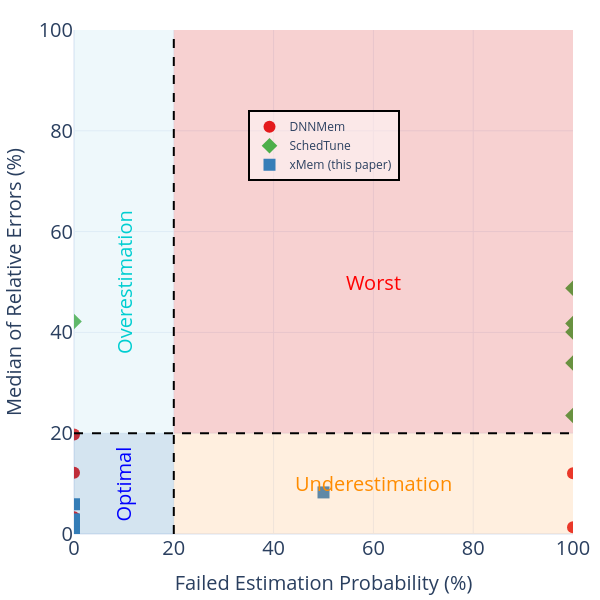

This figure's notebook cell:
### Code cell
fig = e_plot.llm_plot_probability_estimation_vs_error_scatter_diagram_model_base(
    title="Evaluation-Comparison of Success Rate vs Relative Error-SGD",
    data_dir=project_base,
    image_size=(800, 800),
    title_font_size=35,
    legend_font_size=30,
    tickfont_size=25,
    quadrant_font_size=40,
    marker_size=16,
    view_mode=True
)
fig.show()

### Figure 1 — Plotly figure (JSON) as saved in the notebook; plotly's stock layout.template omitted (floating-point values rounded to 4 significant figures)
{"data": [{"customdata": [[2, 0], [0, 2], [0, 1], [0, 2], [2, 0], [0, 1]], "hovertemplate": "tool=DNNMem<br>Failed Estimation Probability  (%)=%{x}<br>Relative Error (%)=%{y}<br>Correct_Estimation_False_Count=%{customdata[0]}<br>Correct_Estimation_True_Count=%{customdata[1]}<extra></extra>", "legendgroup": "DNNMem", "marker": {"color": "#e41a1c", "symbol": "circle", "size": 12}, "mode": "markers", "name": "DNNMem", "orientation": "v", "showlegend": true, "x": [100.0, 0.0, 0.0, 0.0, 100.0, 0.0], "xaxis": "x", "y": [1.35, 19.76, 12.14, 3.23, 12.04, 3.3], "yaxis": "y", "type": "scatter"}, {"customdata": [[2, 0], [2, 0], [1, 0], [0, 2], [2, 0], [1, 0]], "hovertemplate": "tool=SchedTune<br>Failed Estimation Probability  (%)=%{x}<br>Relative Error (%)=%{y}<br>Correct_Estimation_False_Count=%{customdata[0]}<br>Correct_Estimation_True_Count=%{customdata[1]}<extra></extra>", "legendgroup": "SchedTune", "marker": {"color": "#4daf4a", "symbol": "diamond", "size": 12}, "mode": "markers", "name": "SchedTune", "orientation": "v", "showlegend": true, "x": [100.0, 100.0, 100.0, 0.0, 100.0, 100.0], "xaxis": "x", "y": [23.5, 33.94, 41.75, 42.15, 48.75, 40.07], "yaxis": "y", "type": "scatter"}, {"customdata": [[1, 1], [0, 2], [0, 1], [0, 2], [0, 2], [0, 1]], "hovertemplate": "tool=xMem (this paper)<br>Failed Estimation Probability  (%)=%{x}<br>Relative Error (%)=%{y}<br>Correct_Estimation_False_Count=%{customdata[0]}<br>Correct_Estimation_True_Count=%{customdata[1]}<extra></extra>", "legendgroup": "xMem (this paper)", "marker": {"color": "#377eb8", "symbol": "square", "size": 12}, "mode": "markers", "name": "xMem (this paper)", "orientation": "v", "showlegend": true, "x": [50.0, 0.0, 0.0, 0.0, 0.0, 0.0], "xaxis": "x", "y": [8.25, 1.9, 5.9, 2.89, 2.61, 0.23], "yaxis": "y", "type": "scatter"}], "layout": {"xaxis": {"anchor": "y", "domain": [0.0, 1.0], "title": {"text": "Failed Estimation Probability (%)", "font": {"size": 20}}, "tickfont": {"size": 20}, "range": [0, 100]}, "yaxis": {"anchor": "x", "domain": [0.0, 1.0], "title": {"text": "Median of Relative Errors (%)", "font": {"size": 20}}, "tickfont": {"size": 20}, "range": [0, 100]}, "legend": {"title": {}, "tracegroupgap": 0, "font": {"size": 12}, "orientation": "v", "yanchor": "bottom", "y": 0.7, "xanchor": "center", "x": 0.5, "bgcolor": "rgba(255,255,255,0.5)", "bordercolor": "Black", "borderwidth": 2}, "margin": {"t": 30, "l": 20, "r": 10, "b": 50}, "shapes": [{"fillcolor": "rgba(44, 123, 182, 0.2)", "line": {"width": 0}, "type": "rect", "x0": 0, "x1": 20, "y0": 0, "y1": 20}, {"fillcolor": "rgba(253, 174, 97, 0.2)", "line": {"width": 0}, "type": "rect", "x0": 20, "x1": 100, "y0": 0, "y1": 20}, {"fillcolor": "rgba(171, 217, 233, 0.2)", "line": {"width": 0}, "type": "rect", "x0": 0, "x1": 20, "y0": 20, "y1": 100}, {"fillcolor": "rgba(215, 25, 28, 0.2)", "line": {"width": 0}, "type": "rect", "x0": 20, "x1": 100, "y0": 20, "y1": 100}, {"line": {"color": "black", "dash": "dash", "width": 2}, "type": "line", "x0": 20, "x1": 20, "y0": 0, "y1": 100}, {"line": {"color": "black", "dash": "dash", "width": 2}, "type": "line", "x0": 0, "x1": 100, "y0": 20, "y1": 20}], "annotations": [{"font": {"color": "blue", "size": 20}, "showarrow": false, "text": "Optimal", "textangle": -90, "x": 10.0, "xanchor": "center", "y": 10.0, "yanchor": "middle"}, {"font": {"color": "DarkOrange", "size": 20}, "showarrow": false, "text": "Underestimation", "x": 60.0, "xanchor": "center", "y": 10.0, "yanchor": "middle"}, {"font": {"color": "DarkTurquoise", "size": 20}, "showarrow": false, "text": "Overestimation", "textangle": -90, "x": 10.0, "xanchor": "center", "y": 50.0, "yanchor": "middle"}, {"font": {"color": "red", "size": 20}, "showarrow": false, "text": "Worst", "x": 60.0, "xanchor": "center", "y": 50.0, "yanchor": "middle"}], "font": {"size": 20}, "width": 600, "height": 600}}
